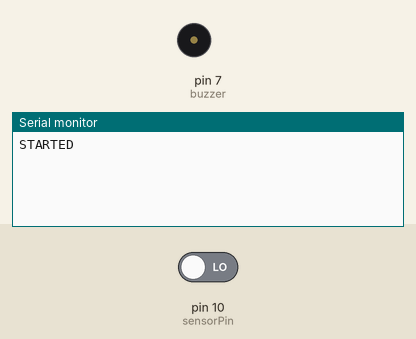
Bench run of a sketch on a simulated Arduino Uno, built with avr-gcc and run on an emulated ATmega328P. Parts: buzzer (waves = sounding, pin HIGH), the last lines printed to the serial monitor. Inputs (shaded band) come from the test bench; at power-on: pin 10 (sensorPin) LOW.

Above: at 1.2 s.
1.3 s: pin 10 (sensorPin) driven HIGH
At 1.9 s:
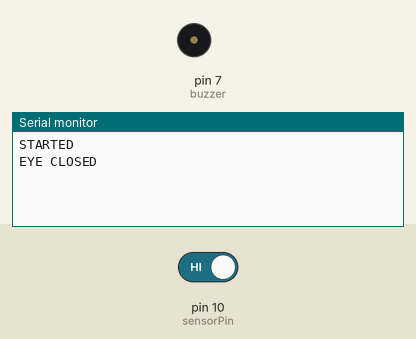
2.8 s: pin 10 (sensorPin) driven LOW
At 3.7 s:
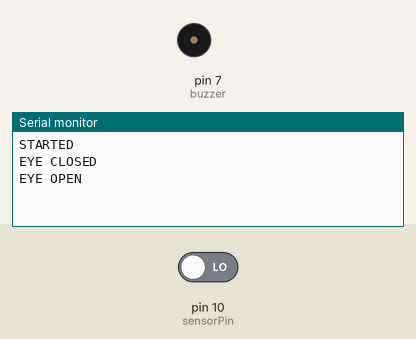

Measured:
- after the input at 1.3 s, the serial monitor: prints a new line at once (image 1)
- after the input at 2.8 s, the serial monitor: prints a new line at once (image 2)

The sketch:

ASA_v1.ino
```cpp
#define buzzer 7
static const int sensorPin = 10;                    // sensor input pin
int SensorStatePrevious = LOW;                      // previousstate of the sensor

unsigned long minSensorDuration = 3000; // Time we wait before  the sensor active as long
unsigned long minSensorDuration2 = 6000;
unsigned long SensorLongMillis;                // Time in ms when the sensor was active
bool SensorStateLongTime = false;                  // True if it is a long active

const int intervalSensor = 50;                      // Time between two readings sensor state
unsigned long previousSensorMillis;                 // Timestamp of the latest reading

unsigned long SensorOutDuration;                  // Time the sensor is active in ms

//// GENERAL ////

unsigned long currentMillis;          // Variabele to store the number of milleseconds since the Arduino has started

void setup() {
  Serial.begin(9600);                 // Initialise the serial monitor

  pinMode(sensorPin, INPUT);          // set sensorPin as input
  Serial.println("STARTED");
  pinMode(buzzer,OUTPUT);
}

void loop() {

  currentMillis = millis();    // store the current time
  // read the sensor state


  // If the difference in time between the previous reading is larger than intervalsensor
  if(currentMillis - previousSensorMillis > intervalSensor) {

    // Read the digital value of the sensor (LOW/HIGH)
    int SensorState = digitalRead(sensorPin);

    // If the EYE has been active AND
    // If the sensor wasn't activated before AND
    // IF there was not already a measurement running to determine how long the sensor has been activated
      if (SensorState == HIGH && SensorStatePrevious == LOW && !SensorStateLongTime) {
     SensorLongMillis = currentMillis;
       SensorStatePrevious = HIGH;

      Serial.println("EYE CLOSED");
    }

    // Calculate how long the sensor has been activated
   SensorOutDuration = currentMillis - SensorLongMillis;

    // If the EYE is active AND
    // If there is no measurement running to determine how long the sensor is active AND
    // If the time the sensor has been activated is larger or equal to the time needed for a long active
    if (SensorState == HIGH && !SensorStateLongTime && SensorOutDuration >= minSensorDuration) {
      SensorStateLongTime = true;
      Serial.println(" LONG EYE CLOSE ");
      digitalWrite(LED_BUILTIN,HIGH);
      delay(100);
      digitalWrite(LED_BUILTIN,LOW);
      delay(70);
      digitalWrite(LED_BUILTIN,HIGH);
      delay(100);
      digitalWrite(LED_BUILTIN,LOW);
    }
    if (SensorState == HIGH && SensorStateLongTime && SensorOutDuration >= minSensorDuration2) {
     SensorStateLongTime = false;
      digitalWrite(LED_BUILTIN,HIGH);
      digitalWrite(buzzer,HIGH);
      Serial.println("SLEEPING!!!!!!");
    }
    // If the sensor is OPEN AND
    // If the sensor was activated before
    if (SensorState == LOW && SensorStatePrevious == HIGH) {
      SensorStatePrevious = LOW;
      SensorStateLongTime = false;
      digitalWrite(buzzer,LOW);
      digitalWrite(LED_BUILTIN,LOW);
      Serial.println("EYE OPEN");

    }

    // store the current timestamp in previousSensorMillis
   previousSensorMillis = currentMillis;

  }

}
```
